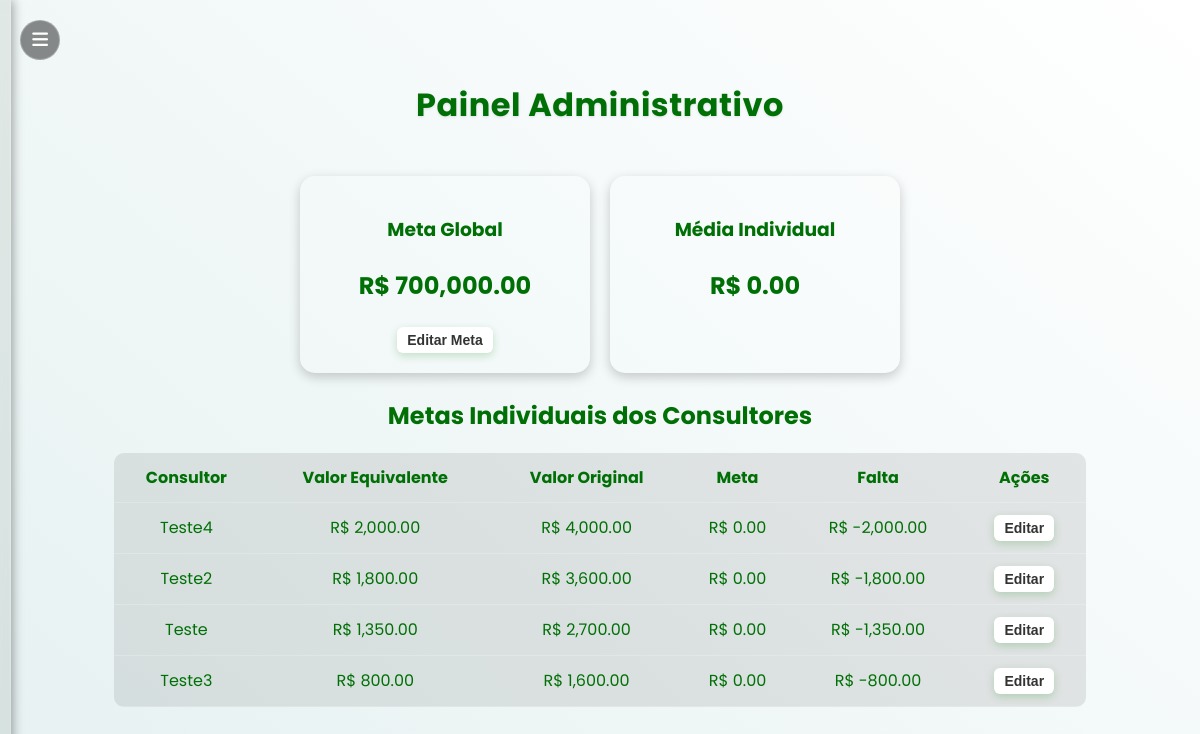
Before: /painel_admin (signed in) with the older database file.
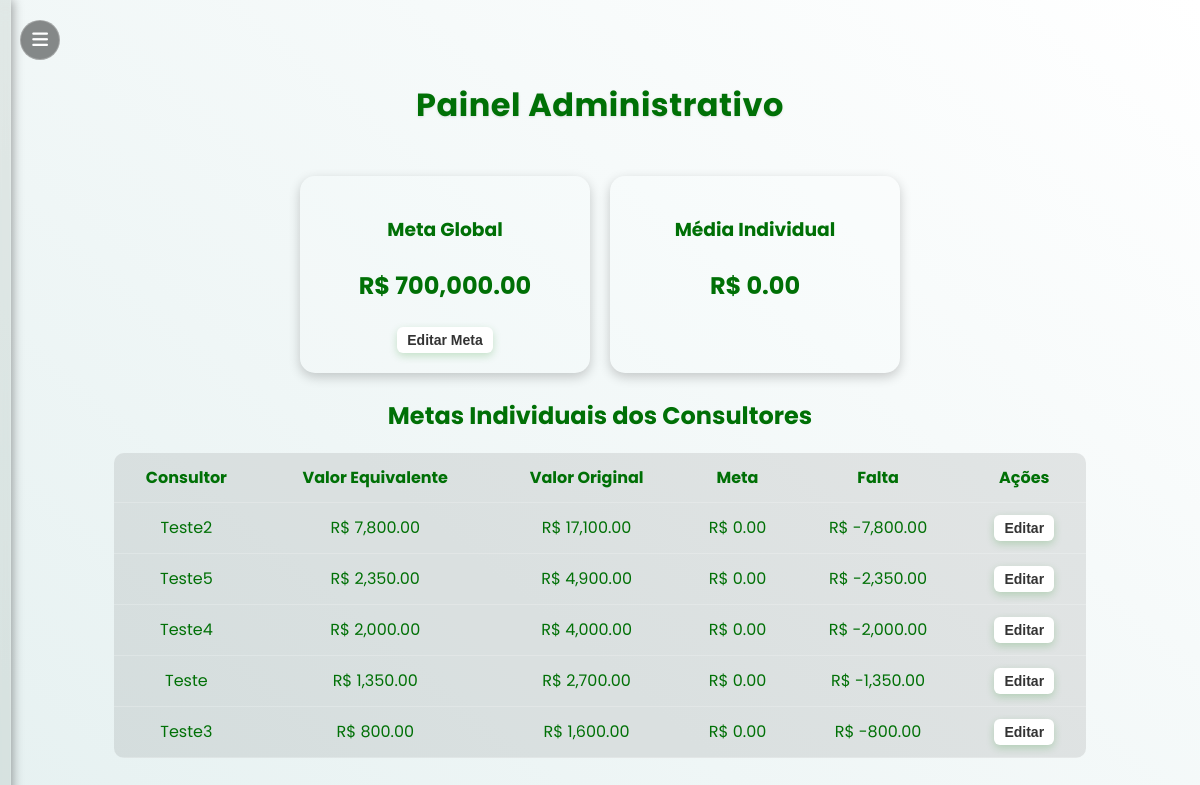
After: the same page with the newer database file.
### tables this page shows
CREATE TABLE metas_globais (
                id INTEGER PRIMARY KEY AUTOINCREMENT,
                valor REAL
            );

CREATE TABLE users (
            id INTEGER PRIMARY KEY AUTOINCREMENT,
            nome TEXT UNIQUE NOT NULL,
            senha TEXT NOT NULL,
            role TEXT DEFAULT 'user'
        );

### app.py (the view)
@app.route("/painel_admin", methods=["GET"])
def painel_admin():
    if "user" not in session or session["role"] != "admin":
        return redirect(url_for("login"))
    mes = request.args.get("mes") or datetime.now().strftime("%Y-%m")
    ano, mes_num = mes.split("-")
    conn = get_conn()
    cur = conn.cursor()
    ph = "?" if isinstance(conn, sqlite3.Connection) else "%s"
    cur.execute("""
        CREATE TABLE IF NOT EXISTS metas_globais (
            id INTEGER PRIMARY KEY AUTOINCREMENT,
            valor REAL
        )
    """ if isinstance(conn, sqlite3.Connection) else """
        CREATE TABLE IF NOT EXISTS metas_globais (
            id SERIAL PRIMARY KEY,
            valor NUMERIC(12,2)
        )
    """)
    cur.execute("""
        CREATE TABLE IF NOT EXISTS metas_individuais (
            id INTEGER PRIMARY KEY AUTOINCREMENT,
            consultor TEXT UNIQUE,
            meta REAL
        )
    """ if isinstance(conn, sqlite3.Connection) else """
        CREATE TABLE IF NOT EXISTS metas_individuais (
            id SERIAL PRIMARY KEY,
            consultor TEXT UNIQUE,
            meta NUMERIC(12,2)
        )
    """)
    query = f"""
        SELECT u.nome AS consultor,
               COALESCE(SUM(p.valor_equivalente), 0) AS total_eq,
               COALESCE(SUM(p.valor_original), 0) AS total_or,
               COALESCE(m.meta, 0) AS meta,
               (COALESCE(m.meta, 0) - COALESCE(SUM(p.valor_equivalente), 0)) AS falta
        FROM users u
        LEFT JOIN propostas p
            ON u.nome = p.consultor
           AND {"strftime('%Y-%m', p.data) = ?" if isinstance(conn, sqlite3.Connection)
                else "TO_CHAR(p.data, 'YYYY-MM') = %s"}
        LEFT JOIN metas_individuais m
            ON u.nome = m.consultor
        WHERE u.role != 'admin'
        GROUP BY u.nome, m.meta
        ORDER BY total_eq DESC;
    """
    cur.execute(query, (f"{ano}-{mes_num}",))
    ranking = cur.fetchall()
    cur.execute("SELECT valor FROM metas_globais ORDER BY id DESC LIMIT 1;")
    meta_global_row = cur.fetchone()
    meta_global = meta_global_row[0] if meta_global_row else 0
    media_usuarios = (sum([r[3] or 0 for r in ranking]) / len(ranking)) if ranking else 0
    conn.close()
    return render_template("painel_admin.html", ranking=ranking, meta_global=meta_global,
                           media_usuarios=media_usuarios, mes_atual=mes)

### app.py (called while the page is built)
def get_conn():
    if DATABASE_URL and psycopg2:
        return psycopg2.connect(DATABASE_URL, sslmode="require")
    else:
        return sqlite3.connect(LOCAL_DB, check_same_thread=False)

### templates/painel_admin.html (shortened to what this page needs)
{% extends "base.html" %}
{% block content %}
<div class="painel-admin">
  <div class="topo-admin">
    <h1>Painel Administrativo</h1>
  </div>
  <div class="box-metas">
    <div class="card-meta">
      <h3>Meta Global</h3>
      <p class="valor">R$ {{ "{:,.2f}".format(meta_global or 0) }}</p>
      <button class="btn-editar" onclick="abrirMetaGlobal()">Editar Meta</button>
    </div>
    <div class="card-meta">
      <h3>Média Individual</h3>
      <p class="valor">R$ {{ "{:,.2f}".format(media_usuarios or 0) }}</p>
    </div>
  </div>
  <div class="tabela-admin">
    <h2>Metas Individuais dos Consultores</h2>
    <table>
      <thead>
        <tr>
          <th>Consultor</th>
          <th>Valor Equivalente</th>
          <th>Valor Original</th>
          <th>Meta</th>
          <th>Falta</th>
          <th>Ações</th>
        </tr>
      </thead>
      <tbody>
        {% for linha in ranking %}
        <tr>
          <td>{{ linha[0] }}</td>
          <td>R$ {{ "{:,.2f}".format(linha[1] or 0) }}</td>
          <td>R$ {{ "{:,.2f}".format(linha[2] or 0) }}</td>
          <td>R$ {{ "{:,.2f}".format(linha[3] or 0) }}</td>
          <td>R$ {{ "{:,.2f}".format(linha[4] or 0) }}</td>
          <td>
            <button class="btn-editar" onclick="abrirMeta('{{ linha[0] }}', '{{ linha[3] or 0 }}')">Editar</button>
          </td>
        </tr>
        {% endfor %}
      </tbody>
    </table>
  </div>
</div>
{% endblock %}

### templates/base.html (shortened to what this page needs)
<!DOCTYPE html>
<html lang="pt-BR">
<head>
    <link rel="stylesheet" href="{{ url_for('static', filename='style.css') }}">
    <link rel="stylesheet" href="https://cdnjs.cloudflare.com/ajax/libs/font-awesome/6.5.0/css/all.min.css">
</head>
<body class="pagina">
    <button class="menu-toggle" id="menuToggle">
        <i class="fa-solid fa-bars"></i>
    </button>
    <div class="sidebar" id="sidebar">
    </div>
    <div class="content">
        {% block content %}{% endblock %}
    </div>
</body>
</html>

### static/style.css (style rules this page uses)
:root { --gradiente-inicio: #e6f1f1; --gradiente-fim: #ffffff; --cor-texto: #007006; --bg-container: rgba(255, 255, 255, 0.12); --bg-input: rgba(255, 255, 255, 0.15); }
body.pagina { background: linear-gradient(40deg, var(--gradiente-inicio), var(--gradiente-fim)); font-family: 'Poppins', sans-serif; color: var(--cor-texto); min-height: 100vh; margin: 0; transition: 0.4s ease; font-family: 'Poppins', sans-serif !important; overflow-y: auto; font-family: 'Poppins', sans-serif !important; }
.sidebar { width: 230px; height: 100vh; position: fixed; left: 0; top: 0; background: rgba(0, 40, 12, 0.068); backdrop-filter: blur(15px); -webkit-backdrop-filter: blur(15px); display: flex; flex-direction: column; justify-content: space-between; padding: 25px 20px; border-right: 1px solid rgba(255, 255, 255, 0.13); box-shadow: 2px 0 10px rgba(0, 0, 0, 0.35); transform: translateX(-260px); transition: transform 0.35s ease; z-index: 998; padding-bottom: 20px; }
.menu-toggle { position: fixed; top: 20px; left: 20px; z-index: 2001; width: 40px; height: 40px; border-radius: 25px; background: rgba(0, 0, 0, 0.45); border: 1px solid rgba(255, 255, 255, 0.25); display: flex; align-items: center; justify-content: center; cursor: pointer; font-size: 18px; color: white; transition: 0.3s ease; }
.content { margin-left: 0; transition: margin-left 0.4s; padding: 60px; text-align: center; }
.btn-editar, .btn-excluir { padding: 6px 10px; border-radius: 8px; text-decoration: none; color: white; font-size: 14px; margin: 0 3px; transition: 0.3s; }
.btn-editar { background-color: #009900; }
.painel-admin { width: 90%; margin: auto; color: var(--cor-texto); }
.topo-admin { display: flex; justify-content: center; align-items: center; margin-bottom: 25px; }
.topo-admin h1 { text-align: center; font-weight: 700; color: var(--cor-texto); letter-spacing: 0.5px; text-shadow: 0 1px 3px rgba(0, 0, 0, 0.1); }
.btn-filtrar, .btn-editar { background: linear-gradient(90deg, #009b2d, #00c447); border: none; border-radius: 8px; color: var(--cor-texto); font-weight: 600; cursor: pointer; padding: 6px 14px; box-shadow: 0 3px 8px rgba(0, 128, 0, 0.2); transition: background 0.2s, transform 0.15s ease; }
.box-metas { display: flex; gap: 20px; flex-wrap: wrap; justify-content: center; margin-bottom: 25px; }
.card-meta { background: rgba(255, 255, 255, 0.1); padding: 20px; border-radius: 15px; min-width: 250px; text-align: center; box-shadow: 0 4px 12px rgba(0, 0, 0, 0.2); }
.card-meta h3 { margin-bottom: 8px; }
.card-meta .valor { font-size: 24px; font-weight: bold; }
.tabela-admin table { width: 100%; border-collapse: collapse; background: rgba(100, 100, 100, 0.144); border-radius: 10px; overflow: hidden; }
.tabela-admin th, .tabela-admin td { padding: 12px; text-align: center; border-bottom: 1px solid rgba(255, 255, 255, 0.2); }
.btn-editar { background: #fff; color: #333; border: none; padding: 5px 10px; border-radius: 6px; cursor: pointer; transition: 0.3s; }

Changed rows visible on the page:
shown differently, row unchanged: users "Teste2": linha "1,800.00" → "7,800.00"; linha "3,600.00" → "17,100.00"; linha "-1,800.00" → "-7,800.00"; moves up the list
added users: nome "Teste5", linha "2,350.00", linha "4,900.00", linha "0.00", linha "-2,350.00"
